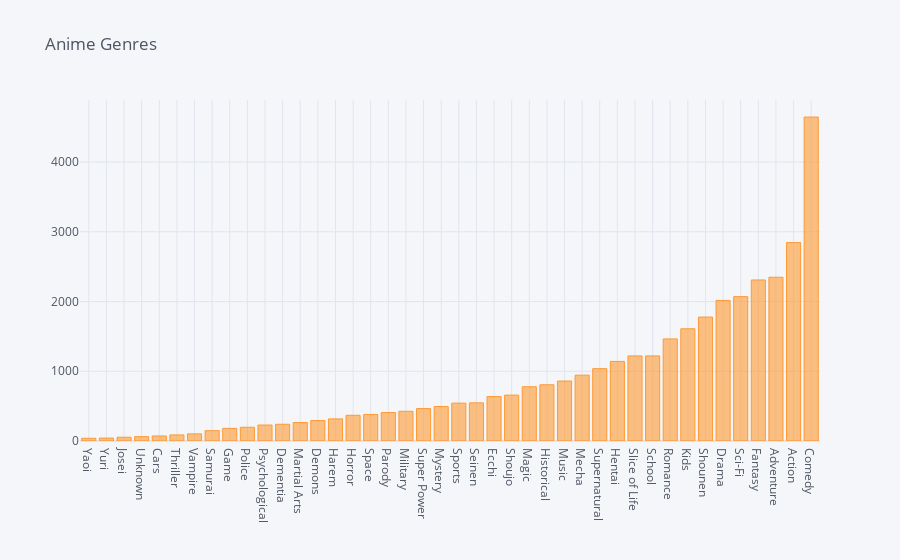

Notebook code cell kept with this figure:
### Code cell
df.genres = df.genres.apply(lambda g: g[1:] if g.startswith(" ") else g)
df.genres.replace(["Shounen Ai","Shoujo Ai"],["Shounen","Shoujo"],inplace = True)
df.groupby('genres')['counts'].sum().sort_values().iplot(kind = "bar",title = "Anime Genres")

### Figure 1 — Plotly figure (JSON) as saved in the notebook; plotly's stock layout.template omitted (floating-point values rounded to 4 significant figures)
{"data": [{"marker": {"color": "rgba(255, 153, 51, 0.6)", "line": {"color": "rgba(255, 153, 51, 1.0)", "width": 1}}, "name": "counts", "orientation": "v", "text": "", "type": "bar", "x": ["Yaoi", "Yuri", "Josei", "Unknown", "Cars", "Thriller", "Vampire", "Samurai", "Game", "Police", "Psychological", "Dementia", "Martial Arts", "Demons", "Harem", "Horror", "Space", "Parody", "Military", "Super Power", "Mystery", "Sports", "Seinen", "Ecchi", "Shoujo", "Magic", "Historical", "Music", "Mecha", "Supernatural", "Hentai", "Slice of Life", "School", "Romance", "Kids", "Shounen", "Drama", "Sci-Fi", "Fantasy", "Adventure", "Action", "Comedy"], "y": [39, 42, 54, 62, 72, 87, 102, 148, 181, 197, 229, 240, 265, 294, 317, 369, 381, 408, 426, 465, 495, 543, 547, 637, 658, 778, 806, 860, 944, 1037, 1141, 1220, 1220, 1464, 1609, 1777, 2016, 2070, 2309, 2348, 2845, 4645]}], "layout": {"autosize": true, "legend": {"bgcolor": "#F5F6F9", "font": {"color": "#4D5663"}}, "paper_bgcolor": "#F5F6F9", "plot_bgcolor": "#F5F6F9", "title": {"font": {"color": "#4D5663"}, "text": "Anime Genres"}, "xaxis": {"autorange": true, "gridcolor": "#E1E5ED", "range": [-0.5, 41.5], "showgrid": true, "tickfont": {"color": "#4D5663"}, "title": {"font": {"color": "#4D5663"}, "text": ""}, "type": "category", "zerolinecolor": "#E1E5ED"}, "yaxis": {"autorange": true, "gridcolor": "#E1E5ED", "range": [0, 4889.0], "showgrid": true, "tickfont": {"color": "#4D5663"}, "title": {"font": {"color": "#4D5663"}, "text": ""}, "type": "linear", "zerolinecolor": "#E1E5ED"}}}
